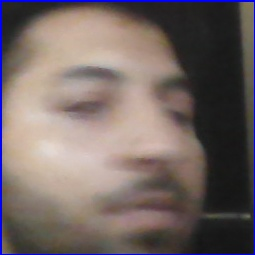
#> input picture auth/dataset/maowiz/maowiz_100.jpg, 255 x 255 px
$ python -i face_auth.py   (imports and definitions only)
#> lines starting #> are read from the running program, lines starting #| are printed output that depends on the picture
#> further down, picture is the input picture: shape (255, 255, 3); mean B, G, R 100.8, 103.3, 115.9
#!/usr/bin/env python3
# -*- coding: utf-8 -*-

import cv2
import os
import shutil
import pickle
import numpy as np
from pathlib import Path

class FaceAuthSystem:
    def __init__(self, dataset_path="dataset", model_path="models"):
        self.dataset_path = dataset_path
        self.model_path = model_path

        # Create directories
        Path(self.dataset_path).mkdir(exist_ok=True)
        Path(self.model_path).mkdir(exist_ok=True)

        # Haar Cascade - SUPER FAST and lightweight
        self.face_cascade = cv2.CascadeClassifier(
            cv2.data.haarcascades + 'haarcascade_frontalface_default.xml'
        )

        self.face_database = {}
        self.load_database()

    # [40 lines left out: functions extract_features, detect_faces, compare_faces, not called in this run]

    def enhance_image(self, img):
        """Enhance image quality"""
        # Apply CLAHE (Contrast Limited Adaptive Histogram Equalization)
        if len(img.shape) == 3:
            # Convert to LAB color space
            lab = cv2.cvtColor(img, cv2.COLOR_BGR2LAB)
#> lab: shape (255, 255, 3); mean of channels 0, 1, 2 112.3, 133.2, 131.5
            l, a, b = cv2.split(lab)
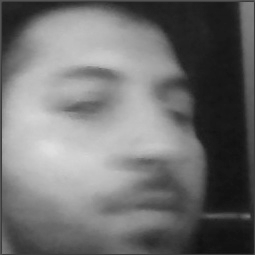
#> l: shape (255, 255); min 16, max 223, mean 112.3
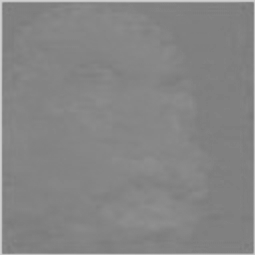
#> a: shape (255, 255); min 119, max 207, mean 133.2
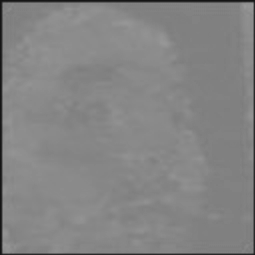
#> b: shape (255, 255); min 20, max 153, mean 131.5

            # Apply CLAHE to L channel
            clahe = cv2.createCLAHE(clipLimit=2.0, tileGridSize=(8, 8))
            l = clahe.apply(l)
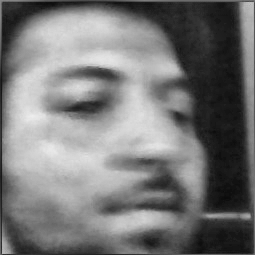
#> l: shape (255, 255); min 10, max 238, mean 119.9

            # Merge and convert back
            enhanced = cv2.merge([l, a, b])
#> enhanced: shape (255, 255, 3); mean of channels 0, 1, 2 119.9, 133.2, 131.5
            enhanced = cv2.cvtColor(enhanced, cv2.COLOR_LAB2BGR)
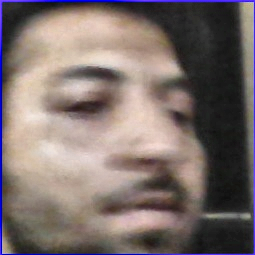
#> enhanced: shape (255, 255, 3); mean B, G, R 108.3, 111.3, 124.4
        else:
            clahe = cv2.createCLAHE(clipLimit=2.0, tileGridSize=(8, 8))
            enhanced = clahe.apply(img)

        return enhanced

    # [231 lines left out: functions add_new_person, process_person_data, rebuild_database, delete_person, save_database, not called in this run]

    def load_database(self):
        """Load face database"""
        db_file = Path(self.model_path) / "face_database.pkl"

        if db_file.exists():
            try:
                with open(db_file, 'rb') as f:
                    self.face_database = pickle.load(f)
                if self.face_database:
                    print(f"✅ Database loaded! Persons: {', '.join(self.face_database.keys())}")
                return True
            except Exception as e:
                print(f"⚠️  Error loading database: {e}")
        return False

    # [244 lines left out: functions authenticate_image, authenticate, list_persons, print_header, print_menu, main, not called in this run]


# [2 lines not run here, left out]

>>> import cv2
>>> picture = cv2.imread('dataset/maowiz/maowiz_100.jpg')
>>> result = FaceAuthSystem().enhance_image(picture)

$ run again, on auth/dataset/maowiz/maowiz_101.jpg
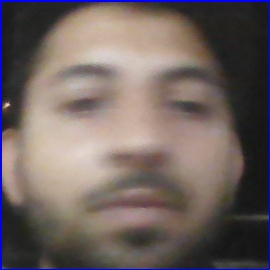
#> input picture auth/dataset/maowiz/maowiz_101.jpg, 270 x 270 px
#> picture is the input picture: shape (270, 270, 3); mean B, G, R 96.8, 99.6, 111.7
#> lab: shape (270, 270, 3); mean of channels 0, 1, 2 108.4, 133, 131.6
#> in enhance_image, `l, a, b = cv2.split(lab)`:
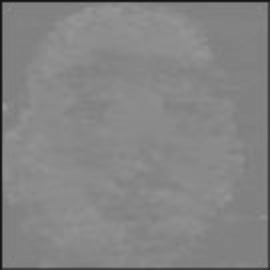
#> b: shape (270, 270); min 20, max 152, mean 131.6
#> in enhance_image, `enhanced = cv2.cvtColor(enhanced, cv2.COLOR_LAB2BGR)`:
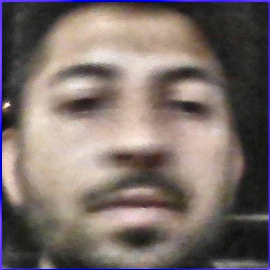
#> enhanced: shape (270, 270, 3); mean B, G, R 106.7, 110, 122.7

$ run again, on auth/dataset/maowiz/maowiz_102.jpg
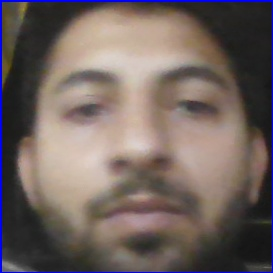
#> input picture auth/dataset/maowiz/maowiz_102.jpg, 273 x 273 px
#> picture is the input picture: shape (273, 273, 3); mean B, G, R 96.1, 99.7, 112.7
#> lab: shape (273, 273, 3); mean of channels 0, 1, 2 109.1, 133.2, 132.3
#> in enhance_image, `l, a, b = cv2.split(lab)`:
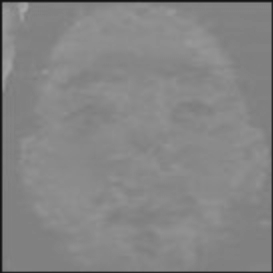
#> b: shape (273, 273); min 20, max 165, mean 132.3
#> in enhance_image, `enhanced = cv2.cvtColor(enhanced, cv2.COLOR_LAB2BGR)`:
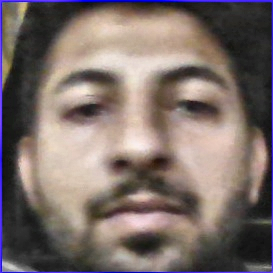
#> enhanced: shape (273, 273, 3); mean B, G, R 106.1, 110.3, 124
